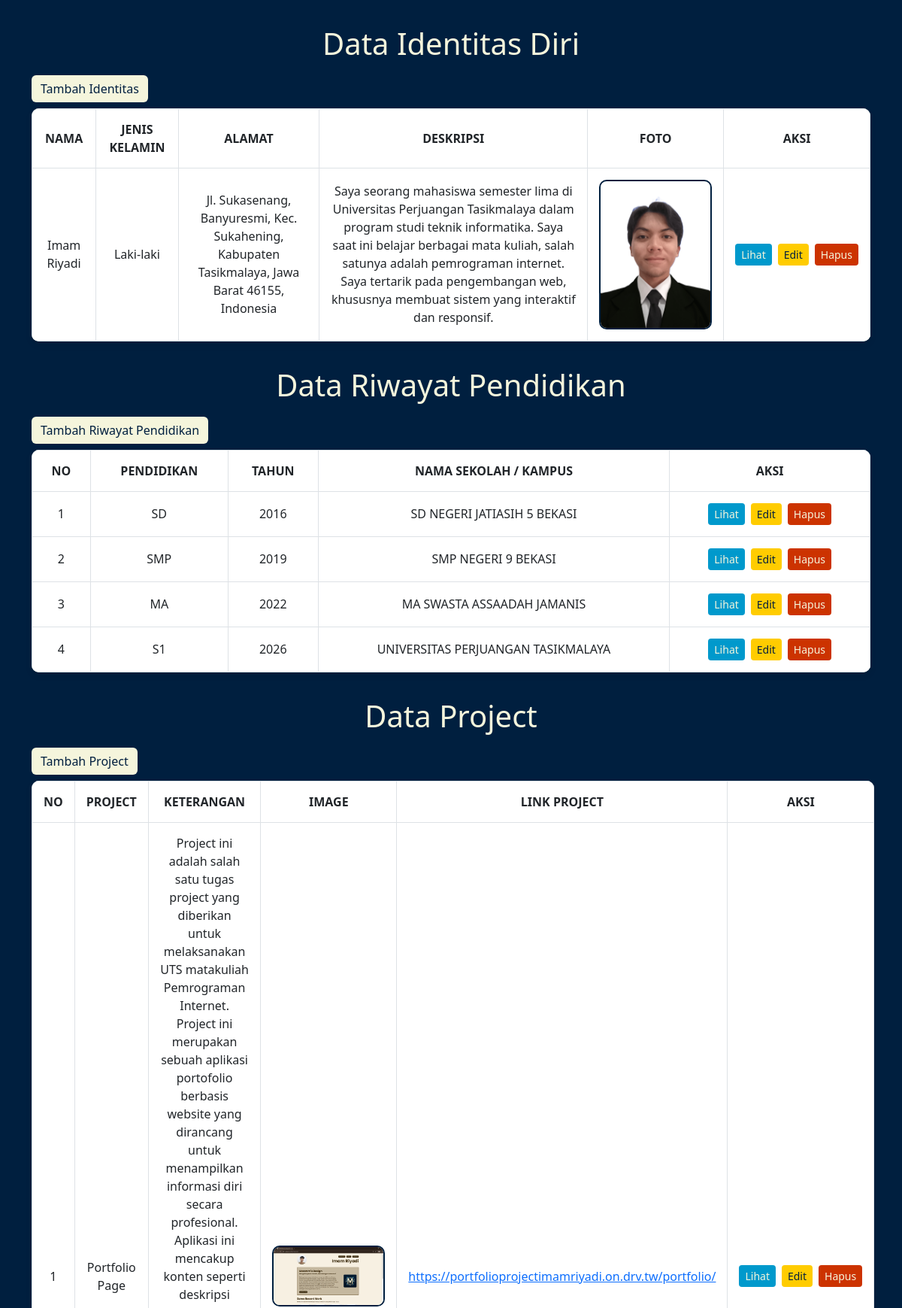
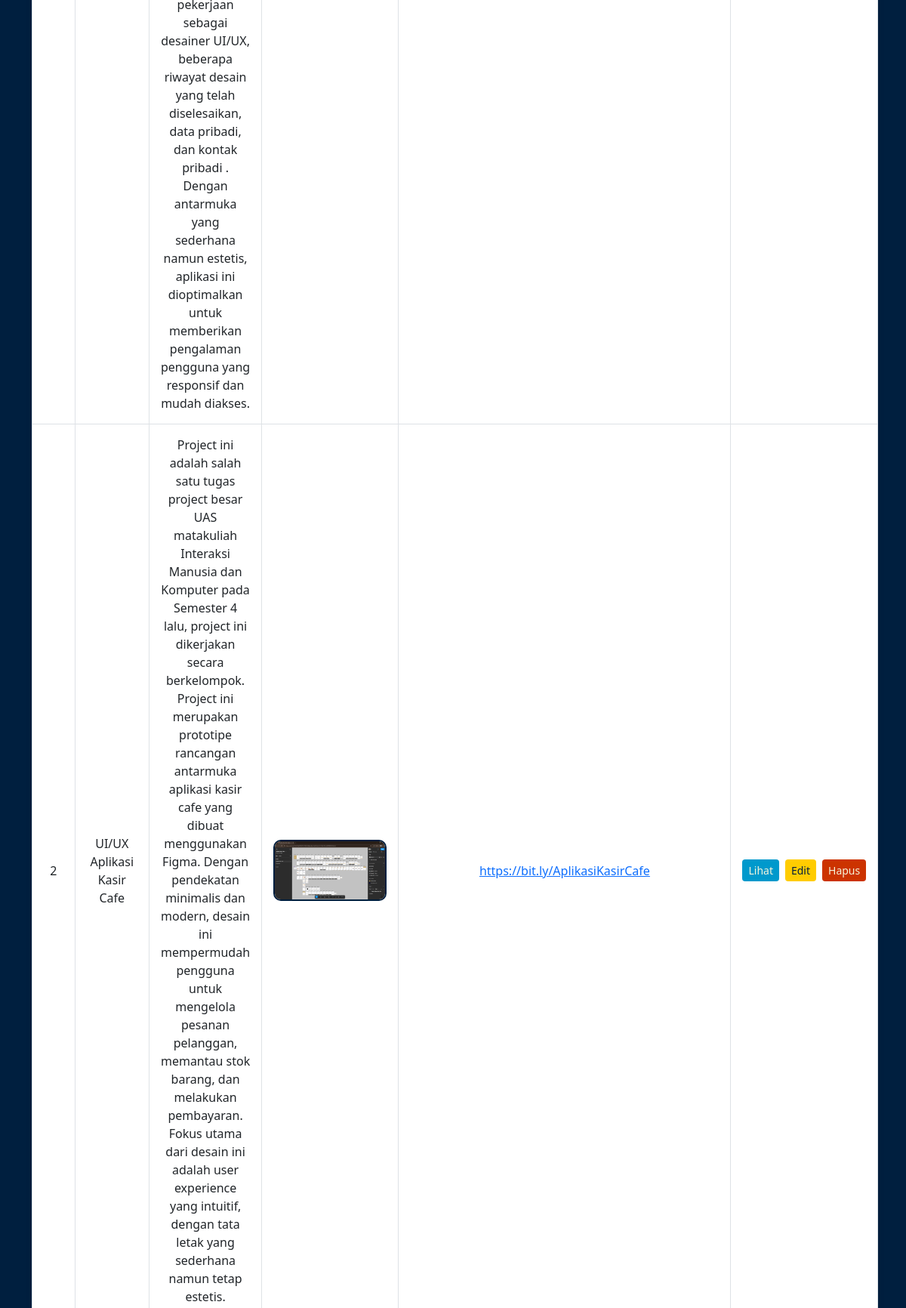
Screenshot of /backend/index.php (upper part) with the database file from the repository (2 pictures, top to bottom).
### tables this page shows
CREATE TABLE `users` (
  `id` int(11) NOT NULL,
  `nama` varchar(255) NOT NULL,
  `jenis_kelamin` enum('Laki-laki','Perempuan') NOT NULL,
  `alamat` text NOT NULL,
  `deskripsi` text DEFAULT NULL,
  `foto` varchar(255) DEFAULT NULL
);

CREATE TABLE `riwayat_pendidikan` (
  `nomor` int(11) NOT NULL,
  `pendidikan` varchar(255) NOT NULL,
  `tahun` int(11) DEFAULT NULL,
  `sekolah_kampus` varchar(255) NOT NULL
);

CREATE TABLE `project` (
  `nomor` int(11) NOT NULL,
  `project` varchar(255) NOT NULL,
  `keterangan` text DEFAULT NULL,
  `foto` varchar(255) DEFAULT NULL,
  `link_project` varchar(255) NOT NULL
);

### backend/index.php (the view, shortened to what this page needs)
<?php
include 'database.php';
$sql_users = "SELECT * FROM users";
$result_users = $conn -> query($sql_users);
$sql_riwayat_pendidikan = "SELECT * FROM riwayat_pendidikan";
$result_riwayat_pendidikan = $conn -> query($sql_riwayat_pendidikan);
$sql_project = "SELECT * FROM project";
$result_project = $conn -> query($sql_project);
?>
<!DOCTYPE html>
<html lang="id">
<head>
  <link href="https://cdn.jsdelivr.net/npm/bootstrap@5.3.0-alpha1/dist/css/bootstrap.min.css" rel="stylesheet">
  <link rel="stylesheet" href="style.css">
</head>
<body>
  <div class="container mt-4">
    <h1 class="mb-2">Data Identitas Diri</h1>
    <a href="create.php" class="btn btn-primary mb-2">Tambah Identitas</a>
    <table class="table table-bordered">
      <thead>
        <tr>
          <th>Nama</th>
          <th>Jenis Kelamin</th>
          <th>Alamat</th>
          <th>Deskripsi</th>
          <th>Foto</th>
          <th>Aksi</th>
        </tr>
      </thead>
      <tbody>
        <?php while ($row = $result_users -> fetch_assoc()): ?>
          <tr>
            <td><?= $row['nama'] ?></td>
            <td><?= $row['jenis_kelamin'] ?></td>
            <td><?= $row['alamat'] ?></td>
            <td><?= $row['deskripsi'] ?></td>
            <td>
              <a href="assets/images/<?= $row['foto'] ?>" target="_blank">
              <img src="assets/images/<?= $row['foto'] ?>" alt="Foto" width="150" style="cursor: pointer;">
            </td>
            <td>
               <div class="d-flex gap-2">
                <a href="view.php?id=<?= $row['id'] ?>" class="btn btn-info btn-sm">Lihat</a>
                <a href="edit.php?id=<?= $row['id'] ?>" class="btn btn-warning btn-sm">Edit</a>
                <a href="delete.php?id=<?= $row['id'] ?>" class="btn btn-danger btn-sm">Hapus</a>
               </div>
            </td>
          </tr>
          <?php endwhile; ?>
      </tbody>
    </table>
  </div>
  <div class="container mt-4">
    <h1 class="mb-2">Data Riwayat Pendidikan</h1>
    <a href="create_riwayat_pendidikan.php" class="btn btn-primary mb-2">Tambah Riwayat Pendidikan</a>
      <table class="table table-bordered">
        <thead>
          <tr>
            <th>No</th>
            <th>Pendidikan</th>
            <th>Tahun</th>
            <th>Nama Sekolah / Kampus</th>
            <th>Aksi</th>
          </tr>
        </thead>
        <tbody>
          <?php while ($row = $result_riwayat_pendidikan -> fetch_assoc()): ?>
            <tr>
              <td><?= $row['nomor'] ?></td>
              <td><?= $row['pendidikan'] ?></td>
              <td><?= $row['tahun'] ?></td>
              <td><?= $row['sekolah_kampus'] ?></td>
              <td>
                <div class="d-flex gap-2">
                  <a href="view_riwayat_pendidikan.php?nomor=<?= $row['nomor'] ?>" class="btn btn-info btn-sm">Lihat</a>
                  <a href="edit_riwayat_pendidikan.php?nomor=<?= $row['nomor'] ?>" class="btn btn-warning btn-sm">Edit</a>
                  <a href="delete_riwayat_pendidikan.php?nomor=<?= $row['nomor'] ?>" class="btn btn-danger btn-sm">Hapus</a>
                </div>
              </td>
            </tr>
            <?php endwhile; ?>
        </tbody>
      </table>
  </div>
  <div class="container mt-4">
    <h1 class="mb-2">Data Project</h1>
    <a href="create_project.php" class="btn btn-primary mb-2">Tambah Project</a>
      <table class="table table-bordered">
        <thead>
          <tr>
            <th>No</th>
            <th>Project</th>
            <th>Keterangan</th>
            <th>Image</th>
            <th>Link Project</th>
            <th>Aksi</th>
          </tr>
        </thead>
        <tbody>
          <?php while ($row = $result_project -> fetch_assoc()): ?>
            <tr>
              <td><?= $row['nomor'] ?></td>
              <td><?= $row['project'] ?></td>
              <td><?= $row['keterangan'] ?></td>
              <td>
                <a href="assets/images/<?= $row['foto'] ?>" target="_blank">
                <img src="assets/images/<?= $row['foto'] ?>" alt="Foto" width="150" style="cursor: pointer;">
              </td>
              <td><a href="<?= $row['link_project'] ?>" ><?= $row['link_project'] ?></a></td>
              <td>
                <div class="d-flex gap-2">
                  <a href="view_project.php?nomor=<?= $row['nomor'] ?>" class="btn btn-info btn-sm">Lihat</a>
                  <a href="edit_project.php?nomor=<?= $row['nomor'] ?>" class="btn btn-warning btn-sm">Edit</a>
                  <a href="delete_project.php?nomor=<?= $row['nomor'] ?>" class="btn btn-danger btn-sm">Hapus</a>
                </div>
              </td>
            </tr>
            <?php endwhile; ?>
        </tbody>
      </table>
  </div>
</body>
</html>

### backend/style.css (style rules this page uses)
body { background-color: #001f3f; color: #f5f5dc; }
table { background-color: #f5f5dc; box-shadow: 0 4px 8px rgba(0, 0, 0, 0.1); border-radius: 10px; overflow: hidden; }
.table thead { background-color: #001f3f; color: #f5f5dc; text-transform: uppercase; font-weight: bold; vertical-align: middle; }
.table th, .table td { text-align: center; padding: 15px; vertical-align: middle; }
.table tbody tr:nth-child(odd) { background-color: #f0ead6; }
.gap-2 { gap: 0.5rem; }
.d-flex { display: flex; }
.table td .d-flex { justify-content: center; align-items: center; }
.btn { border: none; color: #f5f5dc; }
.btn-primary { background-color: #f5f5dc; color: #001f3f; }
.btn-warning { background-color: #ffcc00; color: #001f3f; }
.btn-info { background-color: #0099cc; color: #f5f5dc; }
.btn-danger { background-color: #cc3300; color: #f5f5dc; }
img { border: 2px solid #001f3f; border-radius: 10px; }
h1 { color: #f5f5dc; padding: 10px; text-align: center; }

### rows the page displays
users: nama "Imam Riyadi", jenis_kelamin "Laki-laki", alamat "Jl. Sukasenang, Banyuresmi, Kec. Sukahening, Kabupaten Tasikmalaya, Jawa Barat 46155, Indonesia", deskripsi "Saya seorang mahasiswa semester lima di Universitas Perjuangan Tasikmalaya dalam program studi teknik informatika. Saya saat ini belajar berbagai mata kuliah, salah satunya adalah pemrograman internet. Saya tertarik pada pengembangan web, khususnya membuat sistem yang interaktif dan responsif.", foto (picture)
riwayat_pendidikan: nomor "1", pendidikan "SD", tahun "2016", sekolah_kampus "SD NEGERI JATIASIH 5 BEKASI"
riwayat_pendidikan: nomor "2", pendidikan "SMP", tahun "2019", sekolah_kampus "SMP NEGERI 9 BEKASI"
riwayat_pendidikan: nomor "3", pendidikan "MA", tahun "2022", sekolah_kampus "MA SWASTA ASSAADAH JAMANIS"
riwayat_pendidikan: nomor "4", pendidikan "S1", tahun "2026", sekolah_kampus "UNIVERSITAS PERJUANGAN TASIKMALAYA"
project: nomor "1", project "Portfolio Page", keterangan "Project ini adalah salah satu tugas project yang diberikan untuk melaksanakan UTS matakuliah Pemrograman Internet. Project ini merupakan sebuah aplikasi portofolio berbasis website yang dirancang untuk menampilkan informasi diri secara profesional. Aplikasi ini mencakup konten seperti deskripsi pekerjaan sebagai desainer UI/UX, beberapa riwayat desain yang telah diselesaikan, data pribadi, dan kontak pribadi . Dengan antarmuka yang sederhana namun estetis, aplikasi ini dioptimalkan untuk memberikan pengalaman pengguna yang responsif dan mudah diakses.", foto (picture), link_project "https://portfolioprojectimamriyadi.on.drv.tw/portfolio/"
project: nomor "2", project "UI/UX Aplikasi Kasir Cafe", keterangan "Project ini adalah salah satu tugas project besar UAS matakuliah Interaksi Manusia dan Komputer pada Semester 4 lalu, project ini dikerjakan secara berkelompok. Project ini merupakan prototipe rancangan antarmuka aplikasi kasir cafe yang dibuat menggunakan Figma. Dengan pendekatan minimalis dan modern, desain ini mempermudah pengguna untuk mengelola pesanan pelanggan, memantau stok barang, dan melakukan pembayaran. Fokus utama dari desain ini adalah user experience yang intuitif, dengan tata letak yang sederhana namun tetap estetis.", foto (picture), link_project "https://bit.ly/AplikasiKasirCafe"
